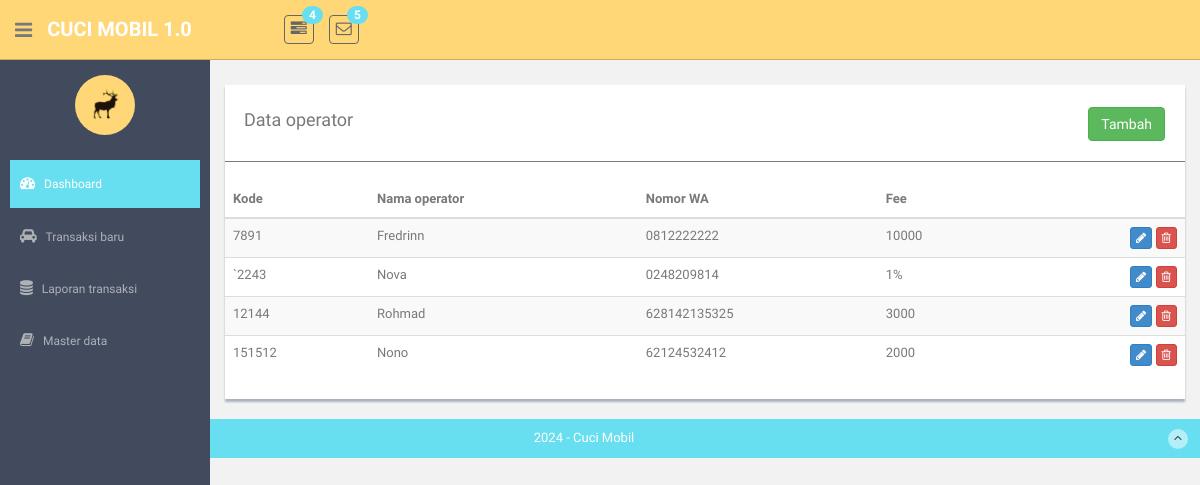
Before: /operators with the older database file.
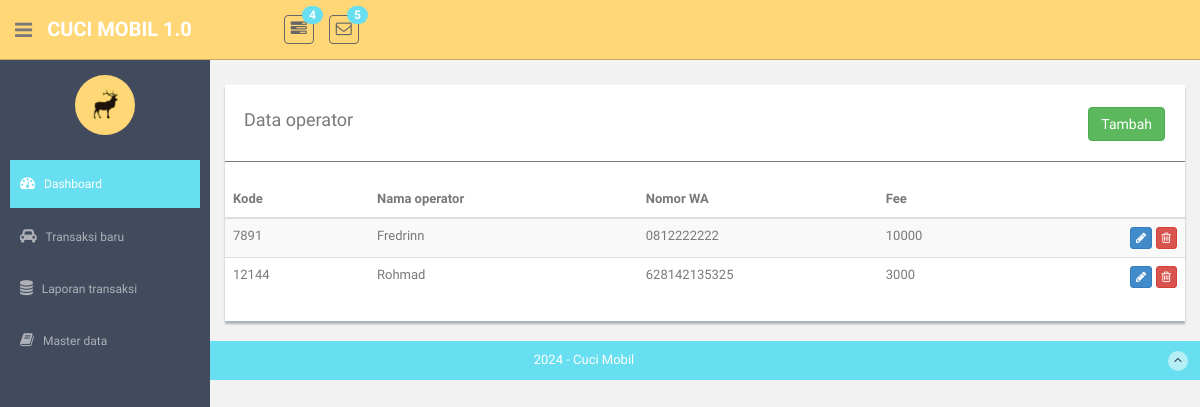
After: the same page with the newer database file.
### model/Operators.py (models this page shows)
class Operators(Model):
    id = IntegerField(primary_key=True)
    code = CharField(max_length=8)
    name = CharField(max_length=120)
    phone = CharField(max_length=12)
    fee = IntegerField()
    class Meta:
        database = db

### routes_operators.py (the view)
@app.route("/operators", methods=["GET"])
def operators():
    operators = OperatorsController.list_operators()
    return render_template('references/operators/operators-list.html', operators=operators)

### controller/OperatorsController.py (called while the page is built)
    @staticmethod
    def list_operators():
        operators = Operators.select()
        datas = []
        return Operators.select()

### routes_transactions.py (called while the page is built)
@app.after_request
def add_header(response):
    response.headers['Cache-Control'] = 'no-store'
    return response

### templates/references/operators/operators-list.html (shortened to what this page needs)
{% extends "layout.html" %}
{% block content %}
<div class="row mt">
      <div class="col-md-12">
          <div class="content-panel">
              <table class="table table-striped table-advance table-hover">
                <div >
                    <div style="float:left;"><h4>&nbsp; Data operator</h4></div>
                    <div class="pull-right" style="padding-top:7px;padding-right:20px;">
                        <button class="btn btn-success " onclick="javscript:openModal(0)">Tambah</button>
                    </div>
                </div>
                <hr/>
                  <thead>
                  <tr>
                      <th width="15%"> Kode</th>
                      <th width="28%"> Nama operator</th>
                      <th width="25%"> Nomor WA</th>
                      <th width="20%"> Fee</th>
                      <th width="12%"></th>
                  </tr>
                  </thead>
                  <tbody>
                  {% for item in operators %}
                  <tr>
                      <td>{{ item.code }} </td>
                      <td>{{ item.name }} </td>
                      <td>{{ item.phone }} </td>
                      <td>{{ item.fee }} </td>
                      <td align="right">
                          <button class="btn btn-primary btn-xs"  onclick="javscript:openModal({{ item.id }})"><i class="fa fa-pencil"></i></button>
                          <button class="btn btn-danger btn-xs" onclick="javscript:deleteRecord({{ item.id }})"><i class="fa fa-trash-o "></i></button>
                      </td>
                  </tr>
                 {% endfor %}
                  </tbody>
              </table>
          </div>
      </div>
  </div>
{% endblock %}

Changed rows visible on the page:
removed Operators: code "`2243", name "Nova", phone "0248209814", fee "1%"
removed Operators: code "151512", name "Nono", phone "62124532412", fee "2000"
